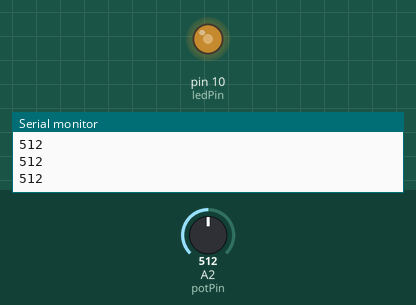
Simulated run of this sketch. Board: Arduino Uno, built with avr-gcc and run on an emulated ATmega328P. Shown: output pins drawn as LEDs (lit = HIGH), the last lines printed to the serial monitor. Inputs (shaded band) come from the test bench; at power-on: A2 (potPin) = 512.

Above: at 1.2 s.
1.3 s: A2 (potPin) set to 716
At 2.6 s:
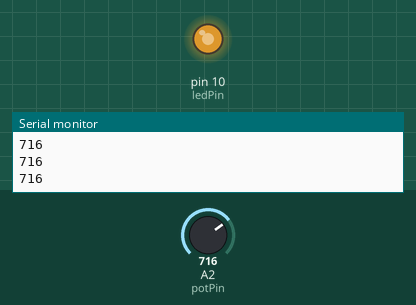
2.9 s: A2 (potPin) set to 900
At 4.1 s:
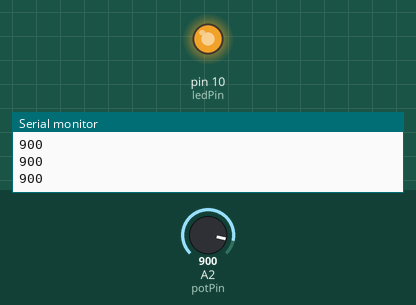
4.5 s: A2 (potPin) set to 122
At 5.5 s:
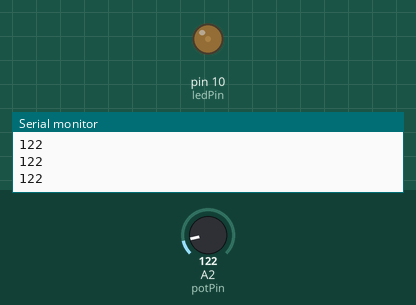
6.1 s: A2 (potPin) set to 0
At 6.8 s:
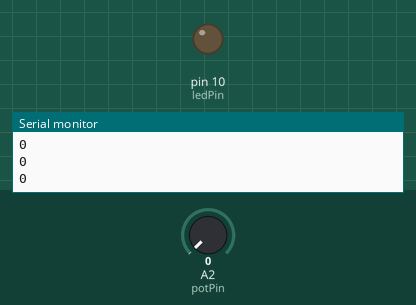
7.7 s: A2 (potPin) set to 511
At 8.1 s:
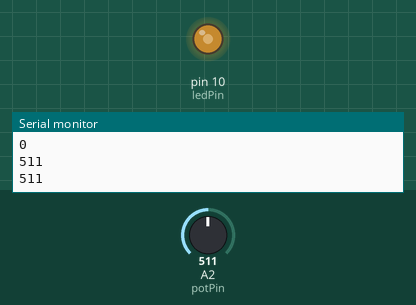
Timing chart, 0 to 10.3 s (numbered marks = the images above; inputs shaded):
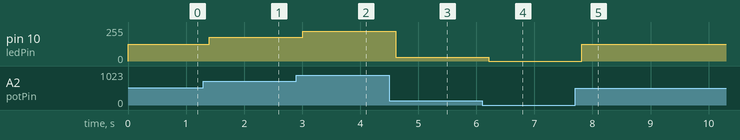

Measured:
- after the input at 1.3 s, pin 10 (ledPin): 127/255 → 178/255 after 0.10 s
- after the input at 2.9 s, pin 10 (ledPin): 178/255 → 224/255 after 0.11 s
- after the input at 4.5 s, pin 10 (ledPin): 224/255 → 30/255 after 0.11 s
- after the input at 6.1 s, pin 10 (ledPin): 30/255 → 0/255 after 0.11 s
- after the input at 7.7 s, pin 10 (ledPin): 0/255 → 127/255 after 0.11 s

The sketch:

Controlar__un_LED_1.ino
```cpp
int ledPin = 10;
int potPin = A2;
int potVal;    // corregido: usás potVal, no potval
int dt = 200;
int light;

void setup() {
  pinMode(ledPin, OUTPUT);
  pinMode(potPin, INPUT);  // corregido: era potVal, debe ser potPin
  Serial.begin(9600);
}

void loop() {
  potVal = analogRead(potPin);
  Serial.println(potVal);
  light = map(potVal, 0, 1023, 0, 255);
  analogWrite(ledPin, light);
  delay(dt);
}
```
